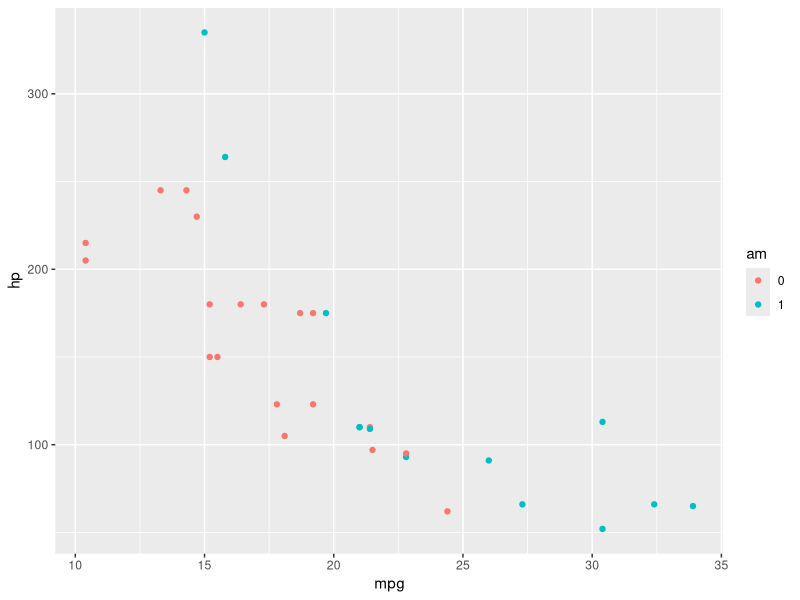

Recreate this plot in R.
## ---- chunk 1
library(tidyverse)
## ---- chunk 2
#| lable: fig-cars
#| fig-cap: Scatter plot of mpg vs hp colored by am
mtcars |> 
  mutate(am = as.factor(am)) |>
  ggplot(aes(x = mpg, y = hp, color = am)) +
  geom_point() 
## ---- chunk 3
#| lable: tbl-cars
#| tbl-cap: First 5 rows of mtcars

mtcars |> 
  head(5) |>
  knitr::kable()
